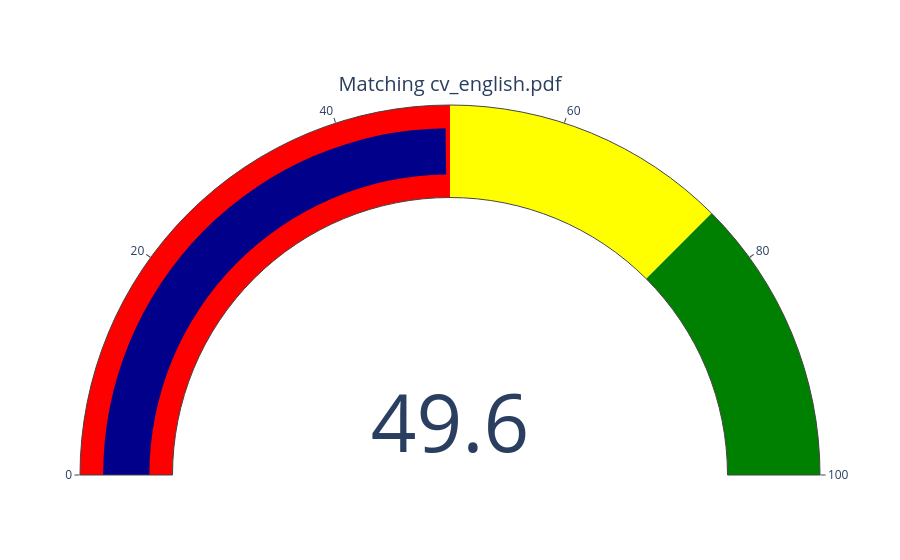

Write notebook code for a chart like this one.
### Code cell
from sklearn.metrics.pairwise import cosine_similarity
import plotly.graph_objects as go

job_vector = model.infer_vector(job_text_clean.split())

    
for fname, cv_text in cv_texts_test.items():
    cv_vector = model.infer_vector(cv_text.split())
    score = cosine_similarity([cv_vector], [job_vector])[0][0]

   
    print(f"{fname} → Score de matching : {score:.2f}")


    fig = go.Figure(go.Indicator(
        mode="gauge+number",
        value=score * 100,  # convertir en %
        title={'text': f"Matching {fname}"},
        gauge={
            'axis': {'range': [0, 100]},
            'bar': {'color': "darkblue"},
            'steps': [
                {'range': [0, 50], 'color': "red"},
                {'range': [50, 75], 'color': "yellow"},
                {'range': [75, 100], 'color': "green"}],
        }
    ))

    fig.show()

### Figure 1 — Plotly figure (JSON) as saved in the notebook; plotly's stock layout.template omitted (floating-point values rounded to 4 significant figures)
{"data": [{"gauge": {"axis": {"range": [0, 100]}, "bar": {"color": "darkblue"}, "steps": [{"color": "red", "range": [0, 50]}, {"color": "yellow", "range": [50, 75]}, {"color": "green", "range": [75, 100]}]}, "mode": "gauge+number", "title": {"text": "Matching cv_english.pdf"}, "type": "indicator", "value": 49.59}], "layout": {}}
